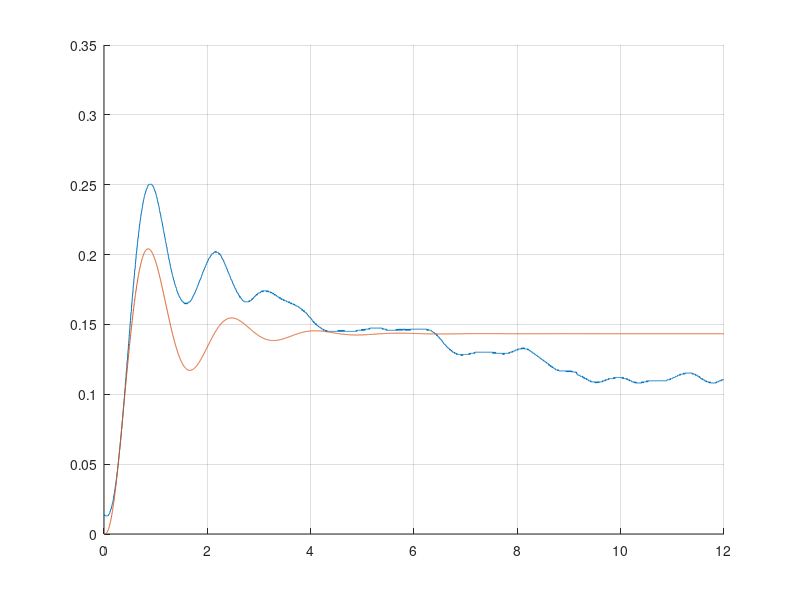

The MATLAB source for this figure:
clc, clear all;

data = load("./step35_5.mat");
thetaReal = data.ans(3, :);
tReal = data.ans(1, :);

indices = tReal >= 23;
tReal = tReal(indices) - 23;
thetaReal = thetaReal(indices) - 0.9247;

alpha = 16.2091
beta = 2.0818
gamma = 0.46471
am = 0.045157

tf1 = tf(gamma, [1 beta alpha]);
tf2 = tf(1, [am 1]);
tf = tf1 * tf2;

[thetaModel, tModel] = step(tf, tReal);

figure;
hold on;
plot(tReal, thetaReal);
plot(tModel, 5 * thetaModel);
grid on;
hold off;